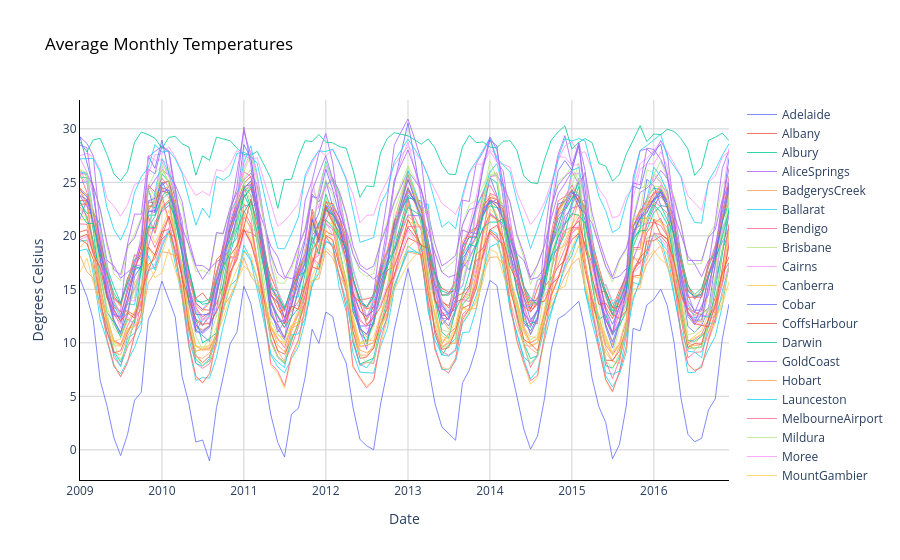

Notebook cell for this chart:
### Code cell
# Change chart background color
fig.update_layout(dict(plot_bgcolor = 'white'), showlegend=True)

# Update axes lines
fig.update_xaxes(showgrid=True, gridwidth=1, gridcolor='lightgrey',
                 zeroline=True, zerolinewidth=1, zerolinecolor='lightgrey',
                 showline=True, linewidth=1, linecolor='black',
                 title='Date'
                )

fig.update_yaxes(showgrid=True, gridwidth=1, gridcolor='lightgrey',
                 zeroline=True, zerolinewidth=1, zerolinecolor='lightgrey',
                 showline=True, linewidth=1, linecolor='black',
                 title='Degrees Celsius'
                )

# Set figure title
fig.update_layout(title=dict(text="Average Monthly Temperatures", font=dict(color='black')))

fig.show()
